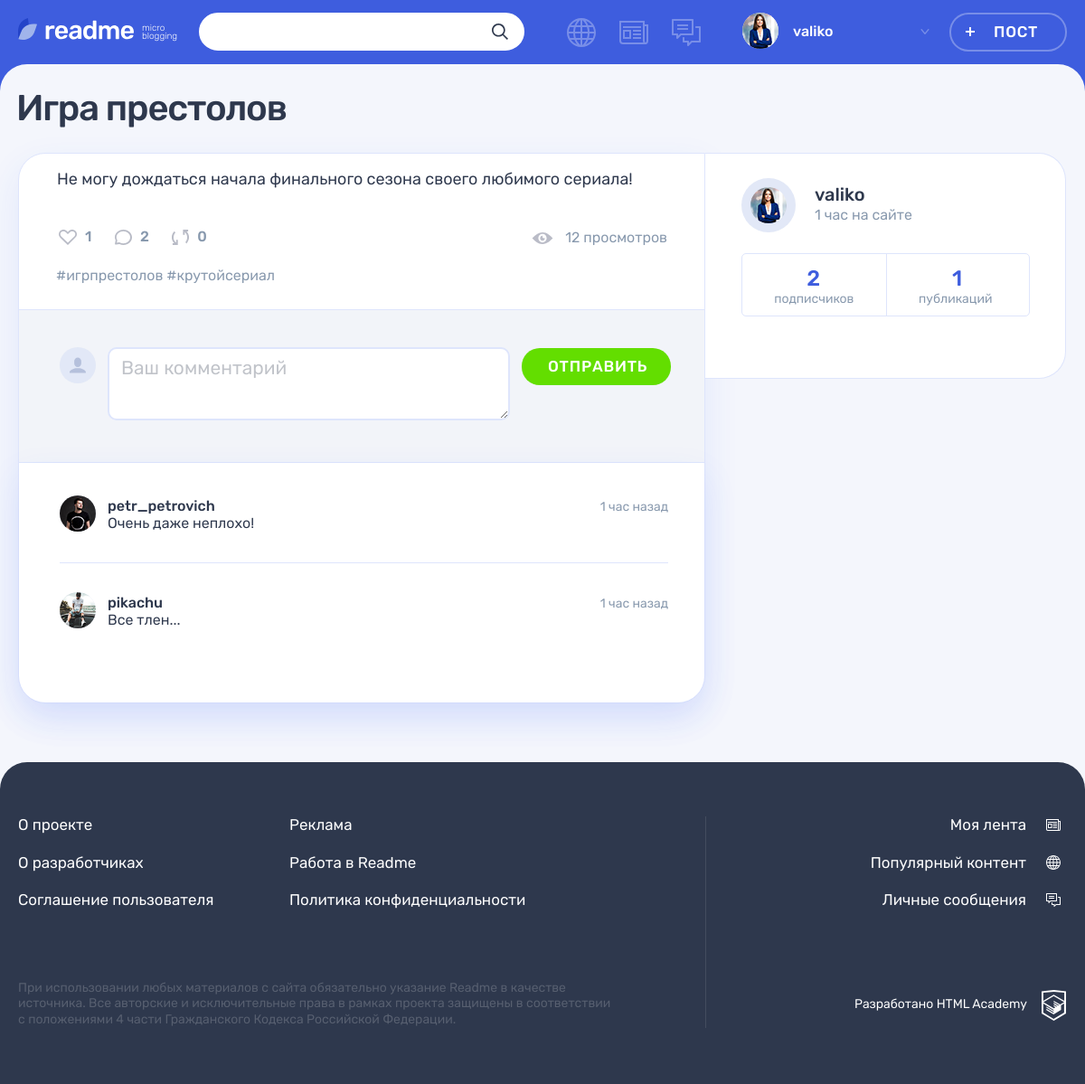
Page /post.php?post_id=2 (signed in) on the committed database.
### tables this page shows
CREATE TABLE post (
    id INT PRIMARY KEY NOT NULL AUTO_INCREMENT,
    published_at TIMESTAMP DEFAULT CURRENT_TIMESTAMP,
    title VARCHAR(45) NOT NULL,
    text_content VARCHAR(200),
    quote_author VARCHAR(45),
    picture VARCHAR(100),
    video VARCHAR(100),
    link VARCHAR(100),
    watch_count INT,
    user_id INT NOT NULL,
    INDEX user_ind (user_id),
    FOREIGN KEY (user_id)
        REFERENCES user(id)
        ON DELETE CASCADE,

    type_id INT NOT NULL,
    INDEX type_ind (type_id),
    FOREIGN KEY (type_id)
        REFERENCES content_type(id)
        ON DELETE CASCADE
);

CREATE TABLE user (
    id INT PRIMARY KEY NOT NULL AUTO_INCREMENT,
    created_at TIMESTAMP DEFAULT CURRENT_TIMESTAMP,
    email VARCHAR(45) NOT NULL,
    UNIQUE INDEX email_ind (email),
    user_login VARCHAR(45) NOT NULL,
    UNIQUE INDEX user_login_ind (user_login),
    user_password VARCHAR(200),
    avatar VARCHAR(100)
);

CREATE TABLE comments (
    id INT PRIMARY KEY NOT NULL AUTO_INCREMENT,
    published_at TIMESTAMP DEFAULT CURRENT_TIMESTAMP,
    comment TEXT,
    user_id INT NOT NULL,
    INDEX user_ind (user_id),
    FOREIGN KEY (user_id)
        REFERENCES user(id)
        ON DELETE CASCADE,

    post_id INT NOT NULL,
    INDEX post_ind (post_id),
    FOREIGN KEY (post_id)
        REFERENCES post(id)
        ON DELETE CASCADE
);

### templates/post-layout.php (the view, shortened to what the rows shown need)
<main class="page__main page__main--publication">
    <div class="container">
        <h1 class="page__title page__title--publication"><?=$post['title'] ?></h1>
        <section class="post-details">
            <div class="post-details__wrapper post-<?php echo $post['classname']?>">
                <div class="post-details__main-block post post--details">
                    <?=$active_post; ?>
                    <div class="post__indicators">
                        <div class="post__buttons">
                            <a class="post__indicator post__indicator--likes button" href="<?php echo('/likes.php' . '?post_id=' . $post['id'])?>" title="Лайк">
                                <svg class="post__indicator-icon" width="20" height="17">
                                    <use xlink:href="#icon-heart"></use>
                                </svg>
                                <span><?=$likes;?></span>
                            </a>
                            <a class="post__indicator post__indicator--comments button" href="#" title="Комментарии">
                            </a>
                            <a class="post__indicator post__indicator--repost button" href="<?php echo('/repost.php' . '?post_id=' . $post['id']);?>" title="Репост">
                                <svg class="post__indicator-icon" width="19" height="17">
                                    <use xlink:href="#icon-repost"></use>
                                </svg>
                                <span><?=$post['repost_count']?></span>
                            </a>
                        </div>
                        <span class="post__view"><?=$post['watch_count'] ?> просмотров</span>
                    </div>
                    <ul class="post__tags">
                    <?php if (key_exists($post['id'], $hashtags)):?><?php foreach ($hashtags[$post['id']] as $hashtag): ?>
                        <li><a href="<?php echo('search.php' . '?q=%23' . $hashtag);?>">#<?=$hashtag;?>
                        <?php endforeach;?></a></li>
                    <?php endif;?>
                    </ul>
                    <div class="comments">
                        <div class="comments__list-wrapper">
                            <ul class="comments__list">
                                <?php foreach ($comments as $comment): ?>
                                <?php if ($post['id'] === $comment['post_id']):?>
                                <li class="comments__item user">
                                    <div class="comments__avatar">
                                        <a class="user__avatar-link" href="<?php echo('/profile.php' . '?user_id=' . $comment['user_id'] . '&tab=posts');?>">
                                            <?php if (!empty($comment['comment_author_avatar'])):?>
                                            <img class="comments__picture" src="/uploads/avatars/<?php echo $comment['comment_author_avatar'];?>" alt="Аватар пользователя">
                                            <?php endif;?>
                                        </a>
                                    </div>
                                    <div class="comments__info">
                                        <div class="comments__name-wrapper">
                                            <a class="comments__user-name" href="<?php echo('/profile.php' . '?user_id=' . $comment['user_id'] . '&tab=posts');?>">
                                            <span><?=$comment['comment_author'];?></span>
                                            </a>
                                            <time class="comments__time" datetime="<?php echo(date_format(date_create($comment['published_at']), 'c'));?>"><?=get_date_interval_format(date_create($comment['published_at']), 'назад');?></time>
                                        </div>
                                        <p class="comments__text">
                                            <?=$comment['comment'];?>
                                        </p>
                                    </div>
                                </li>
                                <?php endif;?>
                                <?php endforeach;?>
                            </ul>
                        </div>
                    </div>
                </div>
                <div class="post-details__user user">
                    <div class="post-details__user-info user__info">
                        <div class="post-details__avatar user__avatar">
                            <a class="post-details__avatar-link user__avatar-link" href="<?php echo('/profile.php' . '?user_id=' . $post['user_id']) . '&tab=posts';?>">
                            <?php if (!empty($post['avatar'])): ?>
                                <img class="post-details__picture user__picture" src="../uploads/avatars/<?php echo $post['avatar']; ?>" alt="Аватар пользователя">
                            <?php endif; ?>
                            </a>
                        </div>
                        <div class="post-details__name-wrapper user__name-wrapper">
                            <a class="post-details__name user__name" href="<?php echo('/profile.php' . '?user_id=' . $post['user_id']) . '&tab=posts';?>">
                                <span><?=$post['user_login']; ?></span>
                            </a>
                            <time class="post-details__time user__time" datetime="<?php echo(date_format(date_create($post['created_at']), 'Y-m-d'));?>"><?=get_date_interval_format(date_create($post['created_at']), 'на сайте');?></time>
                        </div>
                    </div>
                    <div class="post-details__rating user__rating">
                        <p class="post-details__rating-item user__rating-item user__rating-item--publications">
                            <span class="post-details__rating-amount user__rating-amount">
                                <?=$totalpost; ?>
                            </span>
                            <span class="post-details__rating-text user__rating-text">публикаций</span>
                        </p>
                    </div>
                </div>
            </div>
        </section>
    </div>
</main>

### templates/post-text.php
<div class="post-details__image-wrapper post-text">
  <div class="post__main">
    <p>
      <?=$post['text_content'];?>
    </p>
  </div>
</div>

### templates/layout.php (shortened to what the rows shown need)
<!DOCTYPE html>
<html lang="ru">
<head>
    <link rel="stylesheet" href="css/main.css">
</head>
<body class="page">
<header class="header">
    <div class="header__wrapper container">
        <div class="header__nav-wrapper">
            <nav class="header__nav">
                <?php if ($is_auth === 1): ?>
                <ul class="header__my-nav">
                    <li class="header__my-page header__my-page--popular">
                        <a class="header__page-link <?php if ($path == 'popular.php'): ?><?php echo('header__page-link--active'); ?><?php endif; ?>" href="popular.php<?='?' . 'type=all';?>" title="Популярный контент">
                        </a>
                    </li>
                    <li class="header__my-page header__my-page--feed">
                        <a class="header__page-link <?php if ($path == 'feed.php'): ?><?php echo('header__page-link--active'); ?><?php endif; ?>" href="feed.php" title="Моя лента">
                        </a>
                    </li>
                    <li class="header__my-page header__my-page--messages">
                        <a class="header__page-link <?php if ($path == 'messages.php'): ?><?php echo('header__page-link--active'); ?><?php endif; ?>" href="messages.html" title="Личные сообщения">
                        </a>
                    </li>
                </ul>
                <ul class="header__user-nav">
                    <li class="header__profile">
                        <a class="header__profile-link" href="#">
                            <div class="header__avatar-wrapper">
                                <?php if (!empty($avatar)): ?>
                                    <?php echo('<img class="header__profile-avatar" src="uploads/avatars/' . $avatar . '" alt="Аватар профиля">'); ?>
                                <?php endif; ?>
                            </div>
                            <div class="header__profile-name">
                                <span>
                                    <?php echo(htmlspecialchars($user_name)); ?>
                                </span>
                                <svg class="header__link-arrow" width="10" height="6">
                                    <use xlink:href="#icon-arrow-right-ad"></use>
                                </svg>
                            </div>
                        </a>
                    </li>
                    <li>
                        <a class="header__post-button button button--transparent" href="<?php echo '/add.php' . '?id=1';?>">Пост</a>
                    </li>
                </ul>
                <?php endif;?>
            </nav>
        </div>
    </div>
</header>
<?=$content; ?>
</body>
</html>

### rows in the picture
post: user.avatar (picture), user.user_login "valiko", title "Игра престолов", text_content "Не могу дождаться начала финального сезона своего любимого сериала!", type "1", repost_count "0", watch_count "12", id "игрпрестолов", id "крутойсериал", user+type "1 час на сайте"
comments: user.avatar (picture), user.user_login "petr_petrovich", published_at.type_id "1 час назад", comment "Очень даже неплохо!"
comments: user.avatar (picture), user.user_login "pikachu", published_at.type_id "1 час назад", comment "Все тлен..."

### other values in the picture
$post['total_comm'] "2"
$subs "2"
